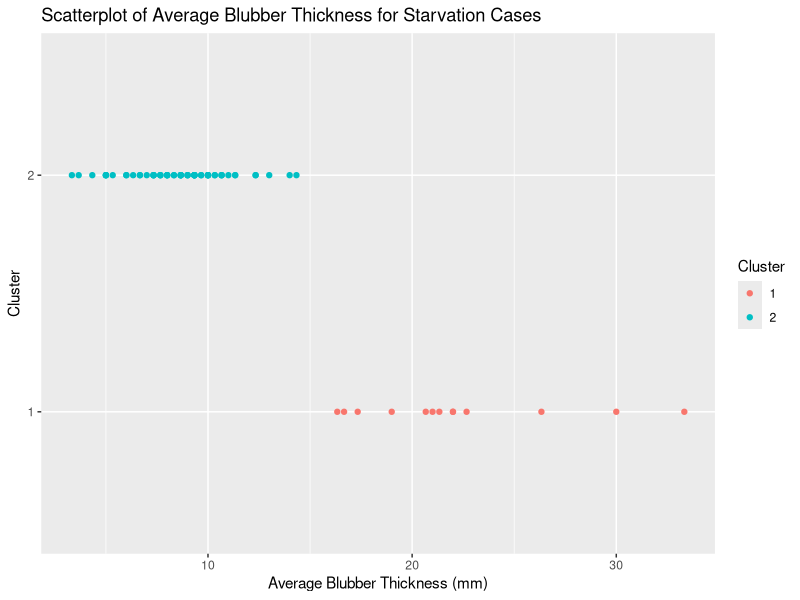

Write the R code that produced this figure.
# Libraries
library(dplyr) # To use pipes/ recode composition code
library(readxl) # To import Excel files
library(ggplot2)

# Load in data
SMASS <- read_excel("SMASS_Excel.xlsx")

SMASS_table <- table(SMASS$CoD)
SMASS_table

SMASS$`Cause of Death Category`
View(SMASS)

SMASS$`Dorsal Blubber mm` <- as.numeric(SMASS$`Dorsal Blubber mm`)
SMASS$`Ventral Blubber mm` <- as.numeric(SMASS$`Ventral Blubber mm`)
SMASS$`Lateral Blubber mm` <- as.numeric(SMASS$`Lateral Blubber mm`)

# Create a new variable for the average of blubber thickness
SMASS$Blubber_Average <- rowMeans(SMASS[, c("Dorsal Blubber mm", "Lateral Blubber mm", "Ventral Blubber mm")], na.rm = TRUE)


# Filter data for cases with "Starvation" as the cause of death
starvation_data <- subset(SMASS, `Cause of Death Category` %in% c("Starvation", "Starvation/Hypothermia"))


# Clustering
dorsal_blubber_values <- as.numeric(starvation_data$Blubber_Average)
kmeans_result <- kmeans(dorsal_blubber_values, centers = 2)

# Add cluster information to the dataframe
starvation_data$cluster <- as.factor(kmeans_result$cluster)

# Visualize clustered data with a scatterplot
ggplot(starvation_data, aes(x = Blubber_Average, y = cluster, color = cluster)) +
    geom_point() +
    labs(
        title = "Scatterplot of Average Blubber Thickness for Starvation Cases",
        x = "Average Blubber Thickness (mm)",
        y = "Cluster",
        color = "Cluster"
    )
